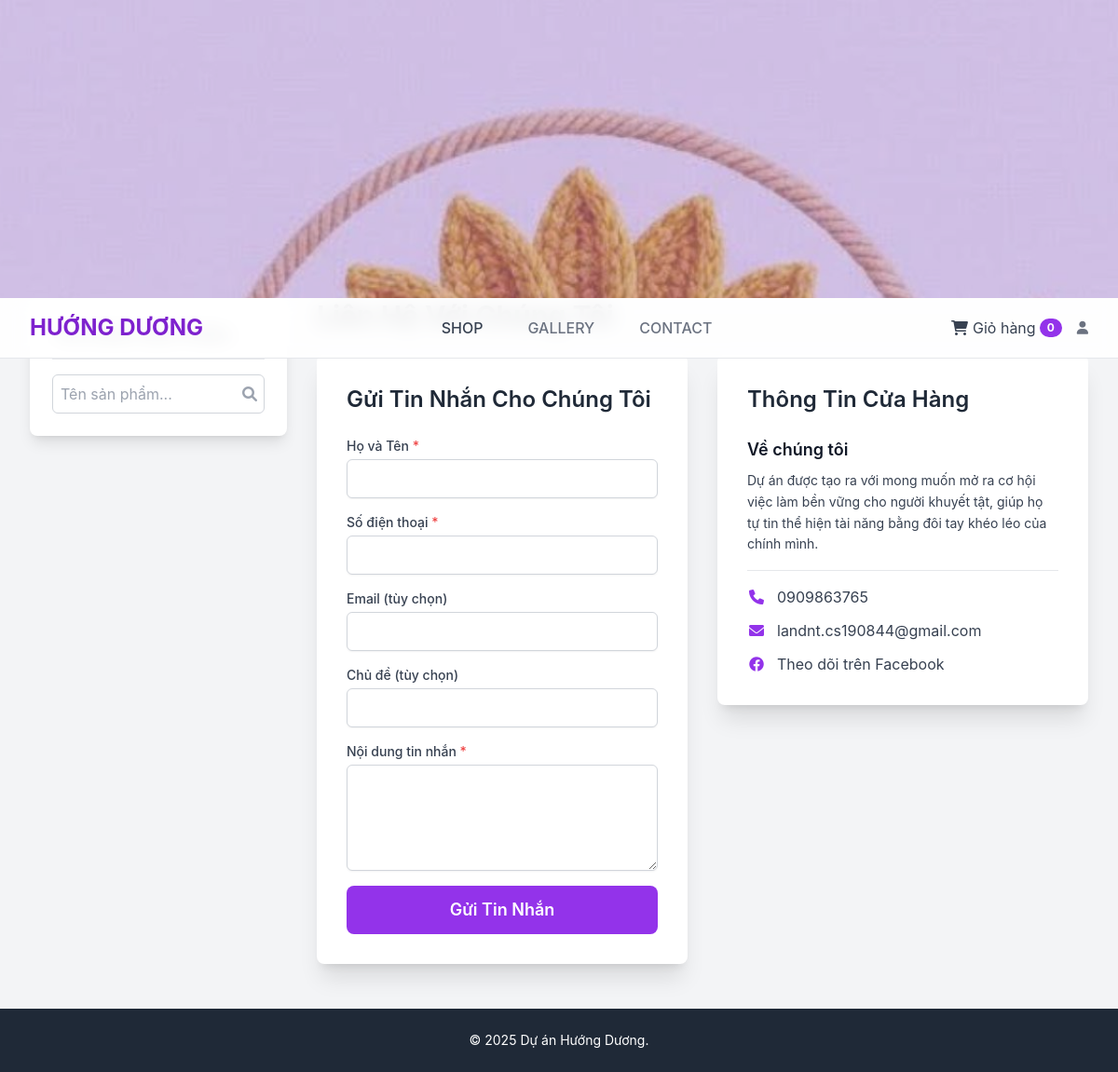
The app's page /contact with its own data.
### app.py (models this page shows)
class ContactInfo(db.Model):
    id = db.Column(db.Integer, primary_key=True)
    project_info = db.Column(db.Text, nullable=True, default='Thông tin về dự án...')
    phone = db.Column(db.String(50), nullable=True, default='0123456789')
    email = db.Column(db.String(100), nullable=True, default='contact@example.com')
    facebook = db.Column(db.String(255), nullable=True, default='https://facebook.com')

### app.py (the view, shortened to what this page needs)
@shop_bp.route('/contact', methods=['GET', 'POST'])
def contact_page():
    info = db.session.get(ContactInfo, 1)
    return render_template('shop_contact.html', info=info)

### app.py (called while the page is built)
@shop_bp.context_processor
def inject_cart_info():
    cart = session.get('cart', {})
    cart_total_items = sum(int(q) for q in cart.values())
    return dict(cart_total_items=cart_total_items)

### templates/shop_contact.html (shortened to what this page needs)
{% extends "shop_base.html" %}
{% block content %}
    <h1 class="text-3xl font-bold text-gray-900 mb-6">Liên Hệ Với Chúng Tôi</h1>
    <div class="grid grid-cols-1 md:grid-cols-2 gap-8">
        <div class="bg-white p-8 rounded-lg shadow-xl">
            <h2 class="text-2xl font-semibold text-gray-800 mb-6">Gửi Tin Nhắn Cho Chúng Tôi</h2>
            <form id="contact-form" action="{{ url_for('shop.contact_page') }}" method="POST" class="space-y-4">
                <div>
                    <label for="name" class="block text-sm font-medium text-gray-700">Họ và Tên <span class="text-red-500">*</span></label>
                    <input type="text" id="name" name="name" required class="mt-1 block w-full p-2 border border-gray-300 rounded-md shadow-sm focus:ring-purple-500 focus:border-purple-500">
                </div>
                <div>
                    <label for="phone" class="block text-sm font-medium text-gray-700">Số điện thoại <span class="text-red-500">*</span></label>
                    <input type="tel" id="phone" name="phone" required class="mt-1 block w-full p-2 border border-gray-300 rounded-md shadow-sm focus:ring-purple-500 focus:border-purple-500">
                </div>
                <div>
                    <label for="email" class="block text-sm font-medium text-gray-700">Email (tùy chọn)</label>
                    <input type="email" id="email" name="email" class="mt-1 block w-full p-2 border border-gray-300 rounded-md shadow-sm focus:ring-purple-500 focus:border-purple-500">
                </div>
                <div>
                    <label for="subject" class="block text-sm font-medium text-gray-700">Chủ đề (tùy chọn)</label>
                    <input type="text" id="subject" name="subject" class="mt-1 block w-full p-2 border border-gray-300 rounded-md shadow-sm focus:ring-purple-500 focus:border-purple-500">
                </div>
                <div>
                    <label for="content" class="block text-sm font-medium text-gray-700">Nội dung tin nhắn <span class="text-red-500">*</span></label>
                    <textarea id="content" name="content" rows="4" required class="mt-1 block w-full p-2 border border-gray-300 rounded-md shadow-sm focus:ring-purple-500 focus:border-purple-500"></textarea>
                </div>
                <button type="submit"
                        class="w-full bg-purple-600 text-white p-3 rounded-lg font-semibold hover:bg-purple-700 transition-colors duration-300 text-lg">
                    Gửi Tin Nhắn
                </button>
            </form>
        </div>
        <div class="bg-white p-8 rounded-lg shadow-xl h-fit">
            <h2 class="text-2xl font-semibold text-gray-800 mb-6">Thông Tin Cửa Hàng</h2>
            {% if info %}
            <div class="space-y-4 text-gray-700">
                <div>
                    <h3 class="font-semibold text-lg text-gray-900 mb-2">Về chúng tôi</h3>
                    <p class="text-sm leading-relaxed">{{ info.project_info or 'Thông tin đang được cập nhật.' }}</p>
                </div>
                <hr>
                <div class="space-y-3">
                    <div class="flex items-center space-x-3">
                        <i class="fas fa-phone fa-fw text-purple-600"></i>
                        <span>{{ info.phone or 'Đang cập nhật' }}</span>
                    </div>
                    <div class="flex items-center space-x-3">
                        <i class="fas fa-envelope fa-fw text-purple-600"></i>
                        <span>{{ info.email or 'Đang cập nhật' }}</span>
                    </div>
                    <div class="flex items-center space-x-3">
                        <i class="fab fa-facebook fa-fw text-purple-600"></i>
                        <a href="{{ info.facebook or '#' }}" target="_blank" class="hover:text-purple-800 hover:underline">Theo dõi trên Facebook</a>
                    </div>
                </div>
            </div>
            {% else %}
            <p class="text-gray-500">Thông tin liên hệ đang được cập nhật...</p>
            {% endif %}
        </div>
    </div>
{% endblock %}

### templates/shop_base.html (style rules this page uses)
body { font-family: 'Inter', sans-serif; background-color: #f4f4f5; }

### records on screen
ContactInfo: project_info "Dự án được tạo ra với mong muốn mở ra cơ hội việc làm bền vững cho người khuyết tật, giúp họ tự tin thể hiện tài năng bằng đôi tay khéo léo của chính mình.", phone "0909863765", email "landnt.cs190844@gmail.com"

### other values on screen
{{ cart_total_items }} "0"
